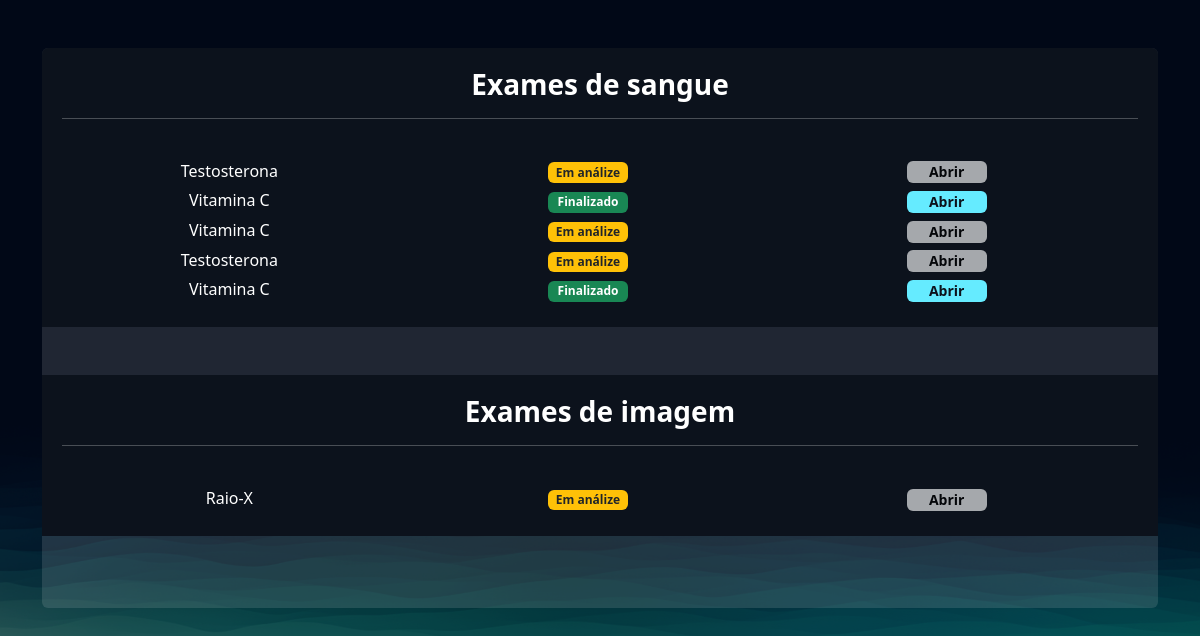
The page /exames/gerenciar_exames/ (signed in) on the database its author committed.
### exames/models.py (models this page shows, shortened)
class SolicitacaoExame(models.Model):
    choice_status = (
        ('E', 'Em análise'),
        ('F', 'Finalizado')
    )
    usuario = models.ForeignKey(User, on_delete=models.DO_NOTHING)
    exame = models.ForeignKey(TiposExames, on_delete=models.DO_NOTHING)
    status = models.CharField(max_length=1, choices=choice_status)
    resultado = models.FileField(upload_to="resultados", null=True, blank=True)
    requer_senha = models.BooleanField(default=False)
    senha = models.CharField(max_length=16, null=True, blank=True)
    def badge_template(self):
        if self.status == 'E':
            classes = 'bg-warning text-dark'
            mensagem = 'Em análize'
        elif self.status == 'F':
            mensagem = 'Finalizado'
            classes = 'bg-success'
        return mark_safe(f'<span class="badge {classes}" style="width: 80px;">{mensagem}</span>')

class TiposExames(models.Model):
    tipo_choices = (
        ('I', 'Exame de Imagem'),
        ('S', 'Exame de Sangue')
    )
    nome = models.CharField(max_length=50)
    tipo = models.CharField(max_length=1, choices=tipo_choices)
    preco = models.FloatField()
    disponivel = models.BooleanField(default=True)
    horario_inicial = models.IntegerField()
    horario_final = models.IntegerField()

### exames/views.py (the view)
# urls.py: path('gerenciar_exames/', views.gerenciar_exames, name='gerenciar_exames'),
@login_required
def gerenciar_exames(request):
    exames = SolicitacaoExame.objects.filter(usuario = request.user)
    return render(request, 'gerenciar_exames.html', {'exames': exames})

### exames/templates/gerenciar_exames.html (shortened to what this page needs)
{% extends "bases/base.html" %}
{% load static %}
{% block 'head' %}
    <link href="{% static 'exames/css/css.css' %}" rel="stylesheet">
    <link href="{% static 'exames/css/gerenciar_pedidos.css' %}" rel="stylesheet">
    <link href="{% static 'exames/css/gerenciar_exames.css' %}" rel="stylesheet">
{% endblock 'head' %}
{% block 'conteudo' %}
    <br>
    <br>
    <div class="container">
        <div class="card card-view">
            <div class="sub-card">
                <h3>Exames de sangue</h3>
                <hr>
                <br>
                {% for exame in exames %}
                    {% if exame.exame.tipo == 'S' %}
                        <div class="row">
                            <div class="col-md">{{exame.exame.nome}}</div>
                            <div class="col-md">
                                {{exame.badge_template}}
                            </div>
                            <div class="col-md">
                                {% if exame.status == 'F' %}
                                    <a href="{% url 'permitir_abrir_exame' exame.id %}" target="_blank" class="btn btn-light"> Abrir </a>
                                {% else %}
                                    <a href="#" class="btn btn-light disabled"> Abrir </a>
                                {% endif %}
                            </div>
                        </div>
                    {% endif %}
                {% endfor %}
            </div>
                <br>
                <br>
            <div class="sub-card">
                <h3>Exames de imagem</h3>
                <hr>
                <br>
                {% for exame in exames %}
                    {% if exame.exame.tipo == 'I' %}
                        <div class="row">
                            <div class="col-md">{{exame.exame.nome}}</div>
                            <div class="col-md">
                                {{exame.badge_template}}
                            </div>
                            <div class="col-md">
                                {% if exame.status == 'F' %}
                                    <a href="{% url 'permitir_abrir_exame' exame.id %}" target="_blank" class="btn btn-light"> Abrir </a>
                                {% else %}
                                    <a href="#" class="btn btn-light disabled"> Abrir </a>
                                {% endif %}
                            </div>
                        </div>
                    {% endif %}
                {% endfor %}
            </div>
        </div>
    </div>
{% endblock 'conteudo' %}

### templates/static/geral/css/geral.css (style rules this page uses)
:root { --main-color: #151C34; --dark-color: #0C121C ; --light-color: #6DE6EE; --contrast-color: #f4c96b; --differential-color: #066668; }
* { color: white }

### templates/static/exames/css/css.css (style rules this page uses)
html { background-image: url('/static/geral/img/bg2.png'); background-size: cover; }
body { background-image: url('/static/geral/img/bg2.png'); background-size: cover; }
.card { background-color: rgba(217, 217, 217, .14); color: white; padding: 15px; }

### templates/static/exames/css/gerenciar_pedidos.css (style rules this page uses)
.card-view { text-align: center; padding: 0; border: none; height: 70vh; overflow: auto; }

### templates/static/exames/css/gerenciar_exames.css (style rules this page uses)
.sub-card { background-color: var(--dark-color); padding: 20px; }
h3 { font-weight: bold; }
.row { max-width: 100%; margin-bottom:5px; }
.btn { height: 22px; width: 80px; font-size: 14px; padding-top: 0; padding-bottom: 0; background-color: #65ebff; border: #65ebff; font-weight: bold; color: #0C121C; }

### rows shown on the page
SolicitacaoExame: exame.nome "Testosterona", badge_template "Em análize", shows "Abrir"
SolicitacaoExame: exame.nome "Vitamina C", badge_template "Finalizado", shows "Abrir"
SolicitacaoExame: exame.nome "Vitamina C", badge_template "Em análize", shows "Abrir"
SolicitacaoExame: exame.nome "Testosterona", badge_template "Em análize", shows "Abrir"
SolicitacaoExame: exame.nome "Vitamina C", badge_template "Finalizado", shows "Abrir"
SolicitacaoExame: exame.nome "Raio-X", badge_template "Em análize", shows "Abrir"
